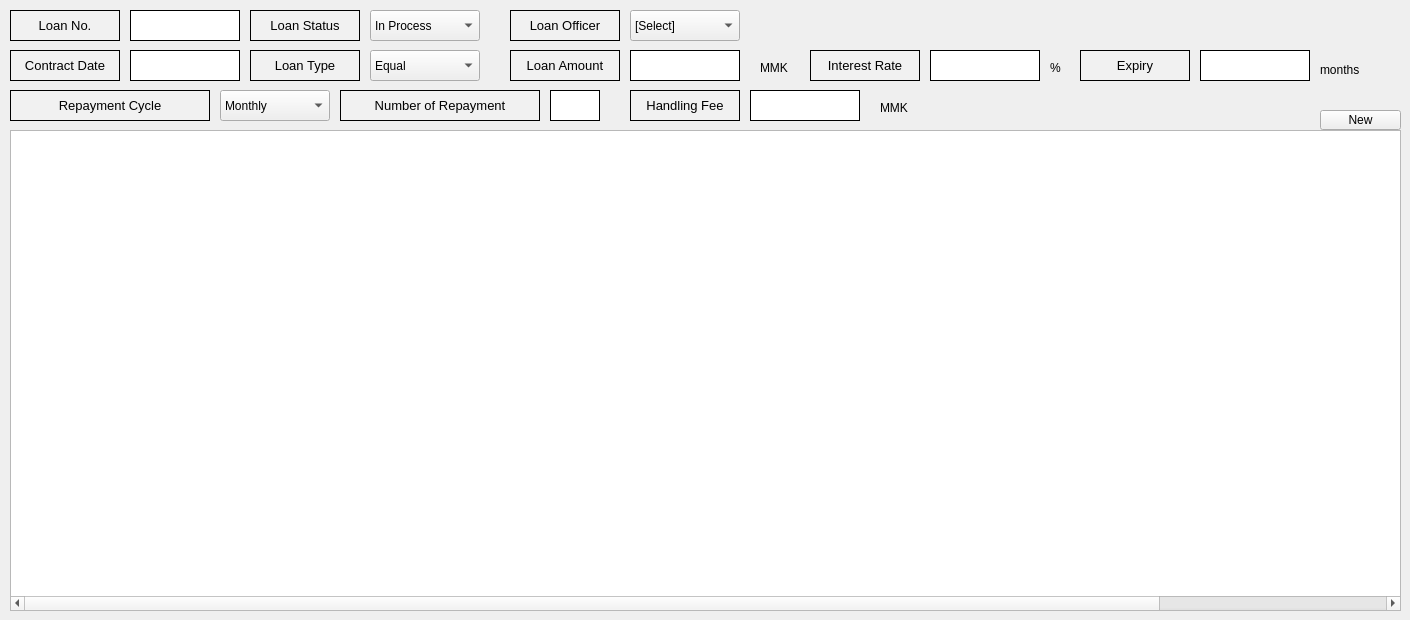
    <widget class="QWidget" name="tab_3">
     <attribute name="title">
      <string>Surety Management</string>
     </attribute>
     <widget class="QTableWidget" name="tableWidget_4">
      <property name="geometry">
       <rect>
        <x>10</x>
        <y>130</y>
        <width>1391</width>
        <height>481</height>
       </rect>
      </property>
      <property name="minimumSize">
       <size>
        <width>1251</width>
        <height>0</height>
       </size>
      </property>
      <attribute name="horizontalHeaderVisible">
       <bool>false</bool>
      </attribute>
      <attribute name="horizontalHeaderCascadingSectionResizes">
       <bool>false</bool>
      </attribute>
      <attribute name="horizontalHeaderDefaultSectionSize">
       <number>130</number>
      </attribute>
      <column>
       <property name="text">
        <string/>
       </property>
      </column>
      <column>
       <property name="text">
        <string>보증구분</string>
       </property>
      </column>
      <column>
       <property name="text">
        <string>보증인명</string>
       </property>
      </column>
      <column>
       <property name="text">
        <string>생년월일</string>
       </property>
      </column>
      <column>
       <property name="text">
        <string>성별</string>
       </property>
      </column>
      <column>
       <property name="text">
        <string>관계</string>
       </property>
      </column>
      <column>
       <property name="text">
        <string>자택전화</string>
       </property>
      </column>
      <column>
       <property name="text">
        <string>휴대폰번호</string>
       </property>
      </column>
      <column>
       <property name="text">
        <string>우편송달지</string>
       </property>
      </column>
      <column>
       <property name="text">
        <string>우편번호</string>
       </property>
      </column>
      <column>
       <property name="text">
        <string>우편송달지</string>
       </property>
      </column>
      <column>
       <property name="text">
        <string>추가정보1</string>
       </property>
      </column>
     </widget>
     <widget class="QPushButton" name="pushButton_11">
      <property name="geometry">
       <rect>
        <x>1320</x>
        <y>110</y>
        <width>81</width>
        <height>20</height>
       </rect>
      </property>
      <property name="text">
       <string>New</string>
      </property>
     </widget>
     <widget class="QLabel" name="label_41">
      <property name="geometry">
       <rect>
        <x>630</x>
        <y>90</y>
        <width>110</width>
        <height>31</height>
       </rect>
      </property>
      <property name="minimumSize">
       <size>
        <width>110</width>
        <height>0</height>
       </size>
      </property>
      <property name="maximumSize">
       <size>
        <width>110</width>
        <height>16777215</height>
       </size>
      </property>
      <property name="font">
       <font>
        <pointsize>10</pointsize>
       </font>
      </property>
      <property name="styleSheet">
       <string notr="true">background-color:rgb(241, 241, 241)</string>
      </property>
      <property name="frameShape">
       <enum>QFrame::Box</enum>
      </property>
      <property name="text">
       <string>Handling Fee</string>
      </property>
      <property name="alignment">
       <set>Qt::AlignCenter</set>
      </property>
     </widget>
     <widget class="QLabel" name="label_28">
      <property name="geometry">
       <rect>
        <x>130</x>
        <y>10</y>
        <width>110</width>
        <height>31</height>
       </rect>
      </property>
      <property name="minimumSize">
       <size>
        <width>110</width>
        <height>0</height>
       </size>
      </property>
      <property name="maximumSize">
       <size>
        <width>110</width>
        <height>16777215</height>
       </size>
      </property>
      <property name="styleSheet">
       <string notr="true">background-color:rgb(255, 255, 255)
</string>
      </property>
      <property name="frameShape">
       <enum>QFrame::Box</enum>
      </property>
      <property name="text">
       <string/>
      </property>
     </widget>
     <widget class="QLabel" name="label_52">
      <property name="geometry">
       <rect>
        <x>10</x>
        <y>10</y>
        <width>110</width>
        <height>31</height>
       </rect>
      </property>
      <property name="minimumSize">
       <size>
        <width>110</width>
        <height>0</height>
       </size>
      </property>
      <property name="maximumSize">
       <size>
        <width>110</width>
        <height>16777215</height>
       </size>
      </property>
      <property name="font">
       <font>
        <pointsize>10</pointsize>
       </font>
      </property>
      <property name="styleSheet">
       <string notr="true">background-color:rgb(241, 241, 241)</string>
      </property>
      <property name="frameShape">
       <enum>QFrame::Box</enum>
      </property>
      <property name="text">
       <string>Loan No.</string>
      </property>
      <property name="alignment">
       <set>Qt::AlignCenter</set>
      </property>
     </widget>
     <widget class="QLabel" name="label_53">
      <property name="geometry">
       <rect>
        <x>630</x>
        <y>50</y>
        <width>110</width>
        <height>31</height>
       </rect>
      </property>
      <property name="minimumSize">
       <size>
        <width>110</width>
        <height>0</height>
       </size>
      </property>
      <property name="maximumSize">
       <size>
        <width>110</width>
        <height>16777215</height>
       </size>
      </property>
      <property name="styleSheet">
       <string notr="true">background-color:rgb(255, 255, 255)
</string>
      </property>
      <property name="frameShape">
       <enum>QFrame::Box</enum>
      </property>
      <property name="text">
       <string/>
      </property>
     </widget>
     <widget class="QLabel" name="label_54">
      <property name="geometry">
       <rect>
        <x>510</x>
        <y>10</y>
        <width>110</width>
        <height>31</height>
       </rect>
      </property>
      <property name="minimumSize">
       <size>
        <width>110</width>
        <height>0</height>
       </size>
      </property>
      <property name="maximumSize">
       <size>
        <width>110</width>
        <height>16777215</height>
       </size>
      </property>
      <property name="font">
       <font>
        <pointsize>10</pointsize>
       </font>
      </property>
      <property name="styleSheet">
       <string notr="true">background-color:rgb(241, 241, 241)</string>
      </property>
      <property name="frameShape">
       <enum>QFrame::Box</enum>
      </property>
      <property name="text">
       <string>Loan Officer</string>
      </property>
      <property name="alignment">
       <set>Qt::AlignCenter</set>
      </property>
     </widget>
     <widget class="QComboBox" name="comboBox_5">
      <property name="geometry">
       <rect>
        <x>630</x>
        <y>10</y>
        <width>110</width>
        <height>31</height>
       </rect>
      </property>
      <property name="minimumSize">
       <size>
        <width>110</width>
        <height>0</height>
       </size>
      </property>
      <property name="maximumSize">
       <size>
        <width>110</width>
        <height>16777215</height>
       </size>
      </property>
      <property name="layoutDirection">
       <enum>Qt::LeftToRight</enum>
      </property>
      <item>
       <property name="text">
        <string>[Select]</string>
       </property>
      </item>
     </widget>
     <widget class="QLabel" name="label_55">
      <property name="geometry">
       <rect>
        <x>810</x>
        <y>50</y>
        <width>110</width>
        <height>31</height>
       </rect>
      </property>
      <property name="minimumSize">
       <size>
        <width>110</width>
        <height>0</height>
       </size>
      </property>
      <property name="maximumSize">
       <size>
        <width>110</width>
        <height>16777215</height>
       </size>
      </property>
      <property name="font">
       <font>
        <pointsize>10</pointsize>
       </font>
      </property>
      <property name="styleSheet">
       <string notr="true">background-color:rgb(241, 241, 241)</string>
      </property>
      <property name="frameShape">
       <enum>QFrame::Box</enum>
      </property>
      <property name="text">
       <string>Interest Rate</string>
      </property>
      <property name="alignment">
       <set>Qt::AlignCenter</set>
      </property>
     </widget>
     <widget class="QLabel" name="label_56">
      <property name="geometry">
       <rect>
        <x>10</x>
        <y>90</y>
        <width>200</width>
        <height>31</height>
       </rect>
      </property>
      <property name="minimumSize">
       <size>
        <width>200</width>
        <height>0</height>
       </size>
      </property>
      <property name="maximumSize">
       <size>
        <width>200</width>
        <height>16777215</height>
       </size>
      </property>
      <property name="font">
       <font>
        <pointsize>10</pointsize>
       </font>
      </property>
      <property name="styleSheet">
       <string notr="true">background-color:rgb(241, 241, 241)</string>
      </property>
      <property name="frameShape">
       <enum>QFrame::Box</enum>
      </property>
      <property name="text">
       <string>Repayment Cycle</string>
      </property>
      <property name="alignment">
       <set>Qt::AlignCenter</set>
      </property>
     </widget>
     <widget class="QLabel" name="label_57">
      <property name="geometry">
       <rect>
        <x>760</x>
        <y>60</y>
        <width>41</width>
        <height>16</height>
       </rect>
      </property>
      <property name="text">
       <string>MMK</string>
      </property>
     </widget>
     <widget class="QComboBox" name="comboBox_7">
      <property name="geometry">
       <rect>
        <x>370</x>
        <y>10</y>
        <width>110</width>
        <height>31</height>
       </rect>
      </property>
      <property name="minimumSize">
       <size>
        <width>110</width>
        <height>0</height>
       </size>
      </property>
      <property name="maximumSize">
       <size>
        <width>110</width>
        <height>16777215</height>
       </size>
      </property>
      <property name="layoutDirection">
       <enum>Qt::LeftToRight</enum>
      </property>
      <item>
       <property name="text">
        <string>In Process</string>
       </property>
      </item>
      <item>
       <property name="text">
        <string>연체</string>
       </property>
      </item>
     </widget>
     <widget class="QLabel" name="label_58">
      <property name="geometry">
       <rect>
        <x>930</x>
        <y>50</y>
        <width>110</width>
        <height>31</height>
       </rect>
      </property>
      <property name="minimumSize">
       <size>
        <width>110</width>
        <height>0</height>
       </size>
      </property>
      <property name="maximumSize">
       <size>
        <width>110</width>
        <height>16777215</height>
       </size>
      </property>
      <property name="styleSheet">
       <string notr="true">background-color:rgb(255, 255, 255)
</string>
      </property>
      <property name="frameShape">
       <enum>QFrame::Box</enum>
      </property>
      <property name="text">
       <string/>
      </property>
     </widget>
     <widget class="QLabel" name="label_59">
      <property name="geometry">
       <rect>
        <x>510</x>
        <y>50</y>
        <width>110</width>
        <height>31</height>
       </rect>
      </property>
      <property name="minimumSize">
       <size>
        <width>110</width>
        <height>0</height>
       </size>
      </property>
      <property name="maximumSize">
       <size>
        <width>110</width>
        <height>16777215</height>
       </size>
      </property>
      <property name="font">
       <font>
        <pointsize>10</pointsize>
       </font>
      </property>
      <property name="styleSheet">
       <string notr="true">background-color:rgb(241, 241, 241)</string>
      </property>
      <property name="frameShape">
       <enum>QFrame::Box</enum>
      </property>
      <property name="text">
       <string>Loan Amount</string>
      </property>
      <property name="alignment">
       <set>Qt::AlignCenter</set>
      </property>
     </widget>
     <widget class="QLabel" name="label_60">
      <property name="geometry">
       <rect>
        <x>1080</x>
        <y>50</y>
        <width>110</width>
        <height>31</height>
       </rect>
      </property>
      <property name="minimumSize">
       <size>
        <width>110</width>
        <height>0</height>
       </size>
      </property>
      <property name="maximumSize">
       <size>
        <width>110</width>
        <height>16777215</height>
       </size>
      </property>
      <property name="font">
       <font>
        <pointsize>10</pointsize>
       </font>
      </property>
      <property name="styleSheet">
       <string notr="true">background-color:rgb(241, 241, 241)</string>
      </property>
      <property name="frameShape">
       <enum>QFrame::Box</enum>
      </property>
      <property name="text">
       <string>Expiry</string>
      </property>
      <property name="alignment">
       <set>Qt::AlignCenter</set>
      </property>
     </widget>
     <widget class="QLabel" name="label_61">
      <property name="geometry">
       <rect>
        <x>880</x>
        <y>100</y>
        <width>41</width>
        <height>16</height>
       </rect>
      </property>
      <property name="text">
       <string>MMK</string>
      </property>
     </widget>
     <widget class="QLabel" name="label_62">
      <property name="geometry">
       <rect>
        <x>10</x>
        <y>50</y>
        <width>110</width>
        <height>31</height>
       </rect>
      </property>
      <property name="minimumSize">
       <size>
        <width>110</width>
        <height>0</height>
       </size>
      </property>
      <property name="maximumSize">
       <size>
        <width>110</width>
        <height>16777215</height>
       </size>
      </property>
      <property name="font">
       <font>
        <pointsize>10</pointsize>
       </font>
      </property>
      <property name="styleSheet">
       <string notr="true">background-color:rgb(241, 241, 241)</string>
      </property>
      <property name="frameShape">
       <enum>QFrame::Box</enum>
      </property>
      <property name="text">
       <string>Contract Date</string>
      </property>
      <property name="alignment">
       <set>Qt::AlignCenter</set>
      </property>
     </widget>
     <widget class="QLabel" name="label_63">
      <property name="geometry">
       <rect>
        <x>750</x>
        <y>90</y>
        <width>110</width>
        <height>31</height>
       </rect>
      </property>
      <property name="minimumSize">
       <size>
        <width>110</width>
        <height>0</height>
       </size>
      </property>
      <property name="maximumSize">
       <size>
        <width>110</width>
        <height>16777215</height>
       </size>
      </property>
      <property name="styleSheet">
       <string notr="true">background-color:rgb(255, 255, 255)
</string>
      </property>
      <property name="frameShape">
       <enum>QFrame::Box</enum>
      </property>
      <property name="text">
       <string/>
      </property>
     </widget>
     <widget class="QComboBox" name="comboBox_8">
      <property name="geometry">
       <rect>
        <x>220</x>
        <y>90</y>
        <width>110</width>
        <height>31</height>
       </rect>
      </property>
      <property name="minimumSize">
       <size>
        <width>110</width>
        <height>0</height>
       </size>
      </property>
      <property name="maximumSize">
       <size>
        <width>110</width>
        <height>16777215</height>
       </size>
      </property>
      <property name="layoutDirection">
       <enum>Qt::LeftToRight</enum>
      </property>
      <item>
       <property name="text">
        <string>Monthly</string>
       </property>
      </item>
      <item>
       <property name="text">
        <string>4 Week</string>
       </property>
      </item>
      <item>
       <property name="text">
        <string>2 Week</string>
       </property>
      </item>
      <item>
       <property name="text">
        <string>Weekly</string>
       </property>
      </item>
     </widget>
     <widget class="QLabel" name="label_64">
      <property name="geometry">
       <rect>
        <x>250</x>
        <y>10</y>
        <width>110</width>
        <height>31</height>
       </rect>
      </property>
      <property name="minimumSize">
       <size>
        <width>110</width>
        <height>0</height>
       </size>
      </property>
      <property name="maximumSize">
       <size>
        <width>110</width>
        <height>16777215</height>
       </size>
      </property>
      <property name="font">
       <font>
        <pointsize>10</pointsize>
       </font>
      </property>
      <property name="styleSheet">
       <string notr="true">background-color:rgb(241, 241, 241)</string>
      </property>
      <property name="frameShape">
       <enum>QFrame::Box</enum>
      </property>
      <property name="text">
       <string>Loan Status</string>
      </property>
      <property name="alignment">
       <set>Qt::AlignCenter</set>
      </property>
     </widget>
     <widget class="QComboBox" name="comboBox_9">
      <property name="geometry">
       <rect>
        <x>370</x>
        <y>50</y>
        <width>110</width>
        <height>31</height>
       </rect>
      </property>
      <property name="minimumSize">
       <size>
        <width>110</width>
        <height>0</height>
       </size>
      </property>
      <property name="maximumSize">
       <size>
        <width>110</width>
        <height>16777215</height>
       </size>
      </property>
      <property name="layoutDirection">
       <enum>Qt::LeftToRight</enum>
      </property>
      <item>
       <property name="text">
        <string>Equal</string>
       </property>
      </item>
      <item>
       <property name="text">
        <string>Equal Principal</string>
       </property>
      </item>
      <item>
       <property name="text">
        <string>Bullet</string>
       </property>
      </item>
     </widget>
     <widget class="QLabel" name="label_65">
      <property name="geometry">
       <rect>
        <x>1200</x>
        <y>50</y>
        <width>110</width>
        <height>31</height>
       </rect>
      </property>
      <property name="minimumSize">
       <size>
        <width>110</width>
        <height>0</height>
       </size>
      </property>
      <property name="maximumSize">
       <size>
        <width>110</width>
        <height>16777215</height>
       </size>
      </property>
      <property name="styleSheet">
       <string notr="true">background-color:rgb(255, 255, 255)
</string>
      </property>
      <property name="frameShape">
       <enum>QFrame::Box</enum>
      </property>
      <property name="text">
       <string/>
      </property>
     </widget>
     <widget class="QLabel" name="label_66">
      <property name="geometry">
       <rect>
        <x>550</x>
        <y>90</y>
        <width>50</width>
        <height>31</height>
       </rect>
      </property>
      <property name="minimumSize">
       <size>
        <width>50</width>
        <height>0</height>
       </size>
      </property>
      <property name="maximumSize">
       <size>
        <width>50</width>
        <height>16777215</height>
       </size>
      </property>
      <property name="styleSheet">
       <string notr="true">background-color:rgb(255, 255, 255)
</string>
      </property>
      <property name="frameShape">
       <enum>QFrame::Box</enum>
      </property>
      <property name="text">
       <string/>
      </property>
     </widget>
     <widget class="QLabel" name="label_67">
      <property name="geometry">
       <rect>
        <x>1320</x>
        <y>60</y>
        <width>41</width>
        <height>20</height>
       </rect>
      </property>
      <property name="text">
       <string>months</string>
      </property>
     </widget>
     <widget class="QLabel" name="label_68">
      <property name="geometry">
       <rect>
        <x>130</x>
        <y>50</y>
        <width>110</width>
        <height>31</height>
       </rect>
      </property>
      <property name="minimumSize">
       <size>
        <width>110</width>
        <height>0</height>
       </size>
      </property>
      <property name="maximumSize">
       <size>
        <width>110</width>
        <height>16777215</height>
       </size>
      </property>
      <property name="styleSheet">
       <string notr="true">background-color:rgb(255, 255, 255)
</string>
      </property>
      <property name="frameShape">
       <enum>QFrame::Box</enum>
      </property>
      <property name="text">
       <string/>
      </property>
     </widget>
     <widget class="QLabel" name="label_69">
      <property name="geometry">
       <rect>
        <x>250</x>
        <y>50</y>
        <width>110</width>
        <height>31</height>
       </rect>
      </property>
      <property name="minimumSize">
       <size>
        <width>110</width>
        <height>0</height>
       </size>
      </property>
      <property name="maximumSize">
       <size>
        <width>110</width>
        <height>16777215</height>
       </size>
      </property>
      <property name="font">
       <font>
        <pointsize>10</pointsize>
       </font>
      </property>
      <property name="styleSheet">
       <string notr="true">background-color:rgb(241, 241, 241)</string>
      </property>
      <property name="frameShape">
       <enum>QFrame::Box</enum>
      </property>
      <property name="text">
       <string>Loan Type</string>
      </property>
      <property name="alignment">
       <set>Qt::AlignCenter</set>
      </property>
     </widget>
     <widget class="QLabel" name="label_70">
      <property name="geometry">
       <rect>
        <x>340</x>
        <y>90</y>
        <width>200</width>
        <height>31</height>
       </rect>
      </property>
      <property name="minimumSize">
       <size>
        <width>200</width>
        <height>0</height>
       </size>
      </property>
      <property name="maximumSize">
       <size>
        <width>200</width>
        <height>16777215</height>
       </size>
      </property>
      <property name="font">
       <font>
        <pointsize>10</pointsize>
       </font>
      </property>
      <property name="styleSheet">
       <string notr="true">background-color:rgb(241, 241, 241)</string>
      </property>
      <property name="frameShape">
       <enum>QFrame::Box</enum>
      </property>
      <property name="text">
       <string>Number of Repayment</string>
      </property>
      <property name="alignment">
       <set>Qt::AlignCenter</set>
      </property>
     </widget>
     <widget class="QLabel" name="label_71">
      <property name="geometry">
       <rect>
        <x>1050</x>
        <y>60</y>
        <width>16</width>
        <height>16</height>
       </rect>
      </property>
      <property name="text">
       <string>%</string>
      </property>
     </widget>
    </widget>
